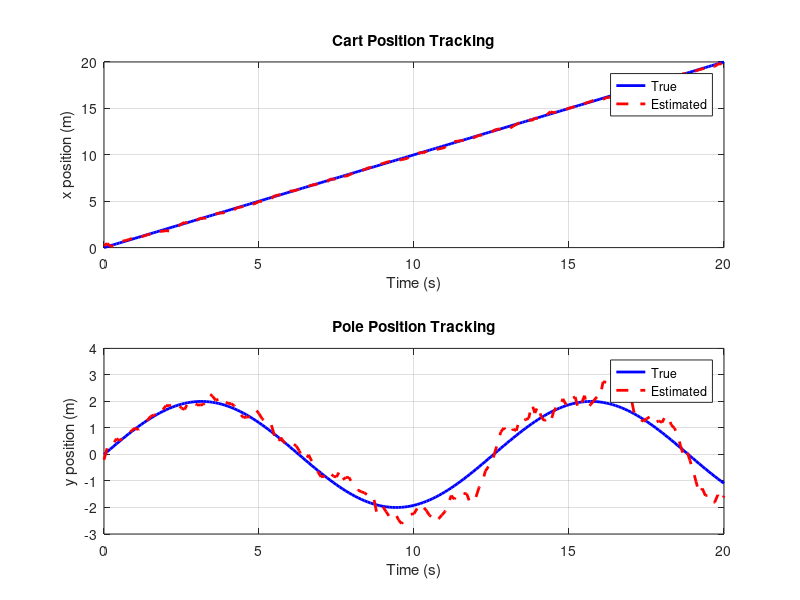
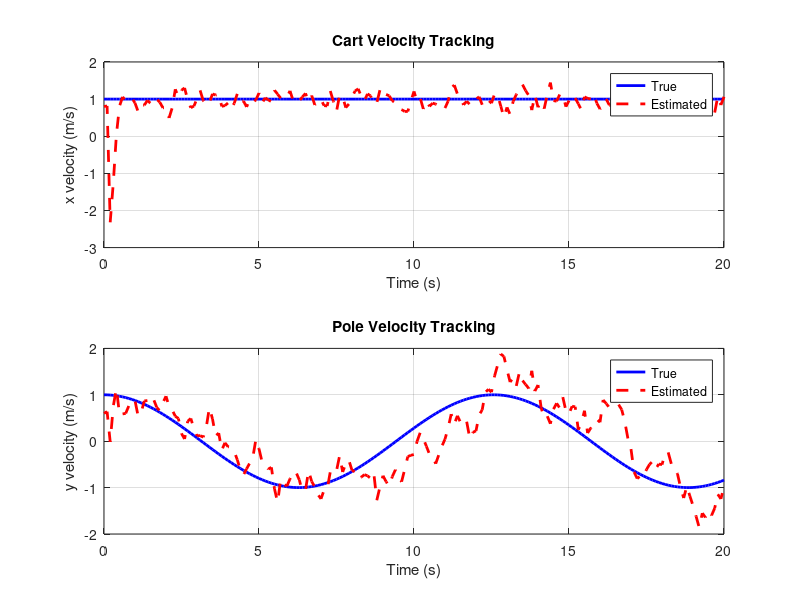
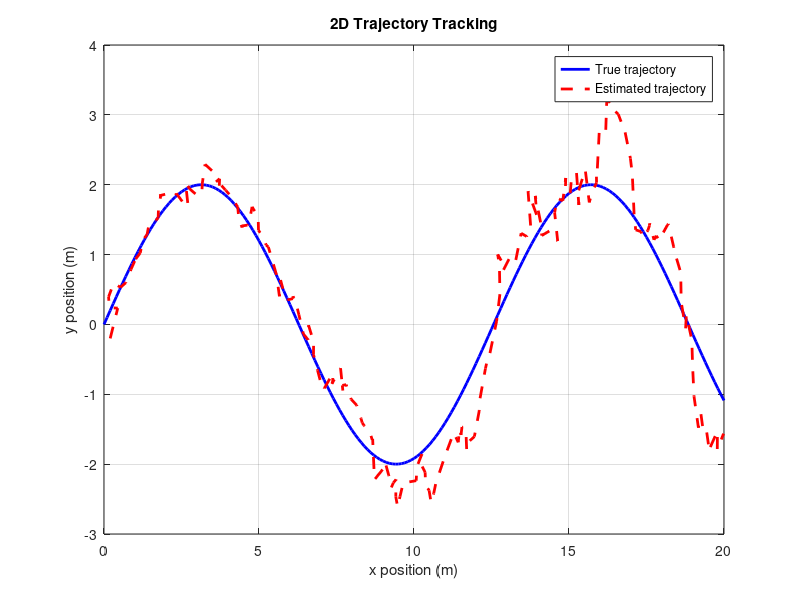

Here is the MATLAB script that generated these plots, in order:
%% ekf2DTracking_sinusoid_fixed.m
% Extended Kalman Filter (EKF) for 2D Tracking with a Sinusoidal Trajectory
%
% In this tutorial, we simulate a target moving in 2D with a sinusoidal trajectory.
% The horizontal position increases linearly and the vertical position follows a sine
% wave:
%
%     x(t) = v_x * t,   y(t) = A*sin(omega*t)
%     vx = v_x,         vy = A*omega*cos(omega*t)
%
% Noisy measurements (range and bearing from the origin) are generated.
% The EKF uses a constant velocity model as the process model.
%
% Changes to improve filter stability:
%   - The process noise covariance Q is increased to better account for the model mismatch.
%   - The initial covariance P is set to a larger value.

clear; clc; close all; rng(1);

%% Simulation Parameters
dt = 0.1;             % Time step (s)
T = 20;               % Total simulation time (s)
t = 0:dt:T;         
N = length(t);        % Number of time steps

%% True State Simulation (Sinusoidal Trajectory)
% Define true motion parameters:
v_x = 1.0;            % Constant horizontal velocity (m/s)
A = 2.0;              % Amplitude for vertical sinusoid (m)
omega = 0.5;          % Angular frequency (rad/s)

x_true = zeros(4, N); % State vector: [x; y; vx; vy]
for k = 1:N
    x_true(1, k) = v_x * t(k);              % x position
    x_true(2, k) = A * sin(omega * t(k));     % y position (sinusoidal)
    x_true(3, k) = v_x;                       % x velocity
    x_true(4, k) = A * omega * cos(omega * t(k)); % y velocity
end

%% Measurement Simulation
% Measurement model: z = [range; bearing]
% Measurement noise covariance R_meas:
R_meas = [0.1^2, 0; 0, (pi/180*5)^2];  % 0.1 m std for range; 5° for bearing
z = zeros(2, N);
for k = 1:N
    pos = x_true(1:2, k);
    range = norm(pos);
    bearing = atan2(pos(2), pos(1));
    noise = mvnrnd([0;0], R_meas)';
    z(:, k) = [range; bearing] + noise;
end

%% EKF Initialization
% Process model: constant velocity model.
F = [1, 0, dt, 0; 
     0, 1, 0, dt; 
     0, 0, 1, 0; 
     0, 0, 0, 1];
% Increase initial state covariance to reflect uncertainty:
P = 10 * eye(4);
% Increase process noise covariance to account for model mismatch:
Q = diag([0.005, 0.005, 0.05, 0.05]);

%% Extended Kalman Filter Implementation
x_est = zeros(4, N);
% Initialize estimate slightly off from true state:
x_est(:,1) = [0.2; -0.2; 0.8; 0.6];

for k = 1:N-1
    % Prediction Step:
    x_pred = F * x_est(:, k);
    P_pred = F * P * F' + Q;
    
    % Measurement Prediction:
    x_pos = x_pred(1);
    y_pos = x_pred(2);
    range_pred = sqrt(x_pos^2 + y_pos^2);
    bearing_pred = atan2(y_pos, x_pos);
    z_pred = [range_pred; bearing_pred];
    
    % Compute Jacobian of h(x) at x_pred:
    if range_pred < 1e-4
        H_jacobian = zeros(2,4);
    else
        d_range_dx = x_pos / range_pred;
        d_range_dy = y_pos / range_pred;
        d_bearing_dx = -y_pos / (range_pred^2);
        d_bearing_dy = x_pos / (range_pred^2);
        H_jacobian = [d_range_dx, d_range_dy, 0, 0;
                      d_bearing_dx, d_bearing_dy, 0, 0];
    end
    
    % Innovation:
    y_innov = z(:, k+1) - z_pred;
    % Normalize bearing difference to be within [-pi, pi]:
    y_innov(2) = mod(y_innov(2) + pi, 2*pi) - pi;
    
    % Innovation covariance:
    S = H_jacobian * P_pred * H_jacobian' + R_meas;
    
    % Kalman Gain:
    K = P_pred * H_jacobian' / S;
    
    % Update:
    x_est(:, k+1) = x_pred + K * y_innov;
    P = (eye(4) - K * H_jacobian) * P_pred;
end

%% Plotting Results
time = t;

figure;
subplot(2,1,1);
plot(time, x_true(1,:), 'b-', 'LineWidth',2); hold on;
plot(time, x_est(1,:), 'r--', 'LineWidth',2);
xlabel('Time (s)'); ylabel('x position (m)');
legend('True','Estimated');
title('Cart Position Tracking');
grid on;

subplot(2,1,2);
plot(time, x_true(2,:), 'b-', 'LineWidth',2); hold on;
plot(time, x_est(2,:), 'r--', 'LineWidth',2);
xlabel('Time (s)'); ylabel('y position (m)');
legend('True','Estimated');
title('Pole Position Tracking');
grid on;

figure;
subplot(2,1,1);
plot(time, x_true(3,:), 'b-', 'LineWidth',2); hold on;
plot(time, x_est(3,:), 'r--', 'LineWidth',2);
xlabel('Time (s)'); ylabel('x velocity (m/s)');
legend('True','Estimated');
title('Cart Velocity Tracking');
grid on;

subplot(2,1,2);
plot(time, x_true(4,:), 'b-', 'LineWidth',2); hold on;
plot(time, x_est(4,:), 'r--', 'LineWidth',2);
xlabel('Time (s)'); ylabel('y velocity (m/s)');
legend('True','Estimated');
title('Pole Velocity Tracking');
grid on;

figure;
plot(x_true(1,:), x_true(2,:), 'b-', 'LineWidth',2); hold on;
plot(x_est(1,:), x_est(2,:), 'r--', 'LineWidth',2);
xlabel('x position (m)'); ylabel('y position (m)');
legend('True trajectory','Estimated trajectory');
title('2D Trajectory Tracking');
grid on;

